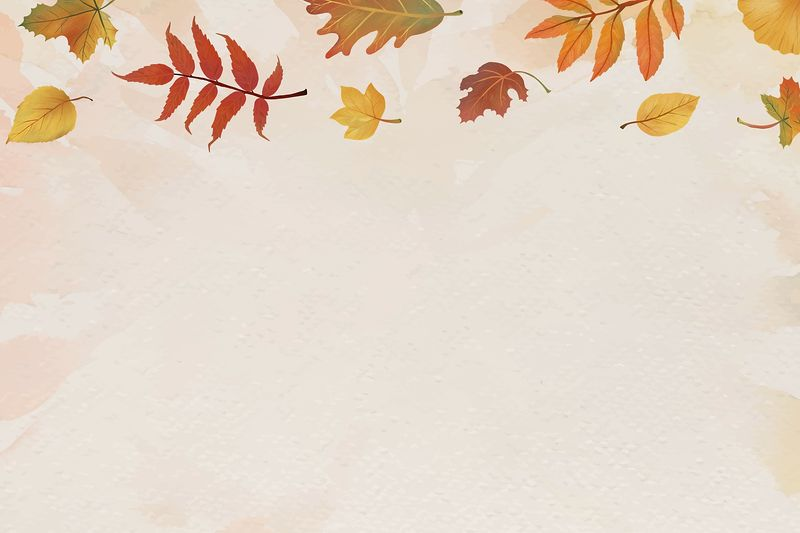
#> input picture project/1-Introductory projects/30-removing object in image/sample two/back.jpg, 800 x 533 px
$ python Remove.py
#> lines starting #> are read from the running program, lines starting #| are printed output that depends on the picture; after the words box and inside, x2 and y2 are one past the last pixel; in counts of white or black regions, pixels touching at a corner belong together
import cv2
import numpy as np

main_img = cv2.imread('back.jpg')
#> main_img is the input picture: shape (533, 800, 3); mean B, G, R 199.2, 214.6, 229.2

gray_mask = cv2.cvtColor(main_img, cv2.COLOR_BGR2GRAY)
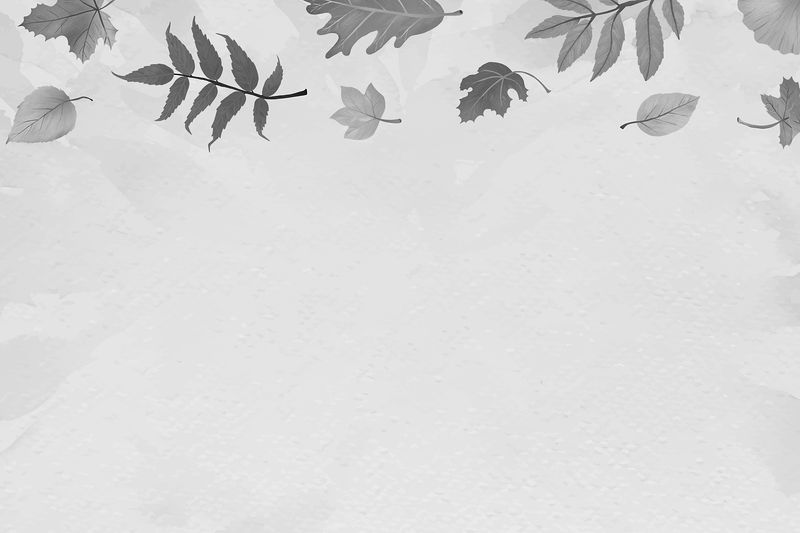
#> gray_mask: shape (533, 800); min 4, max 253, mean 217.2
mask = np.zeros((gray_mask.shape), dtype=np.uint8)


mask[88:139,613:705] = 255    # [y1:y2, x1:x2]  #255: color


masked_bitwise = cv2.bitwise_and(gray_mask,gray_mask,mask=mask)
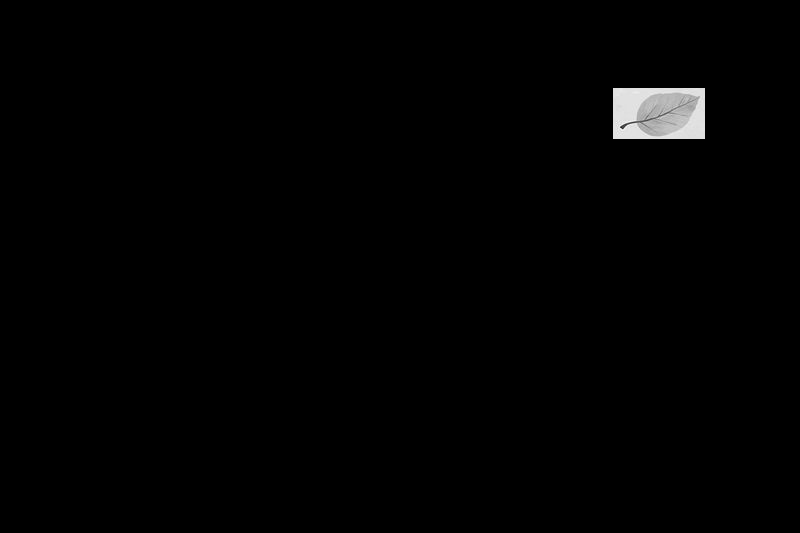
#> masked_bitwise: shape (533, 800); min 0, max 251, mean 2.2


# about inpaint:
#The function reconstructs the selected image area from the pixel near the area boundary.
#The function may be used to remove dust and scratches from a scanned photo,
# or to remove undesirable objects from still images or video
inpaint = cv2.inpaint(main_img, masked_bitwise, 7, flags=cv2.INPAINT_TELEA)


cv2.imshow('main', main_img)
cv2.imshow('mask',  mask)
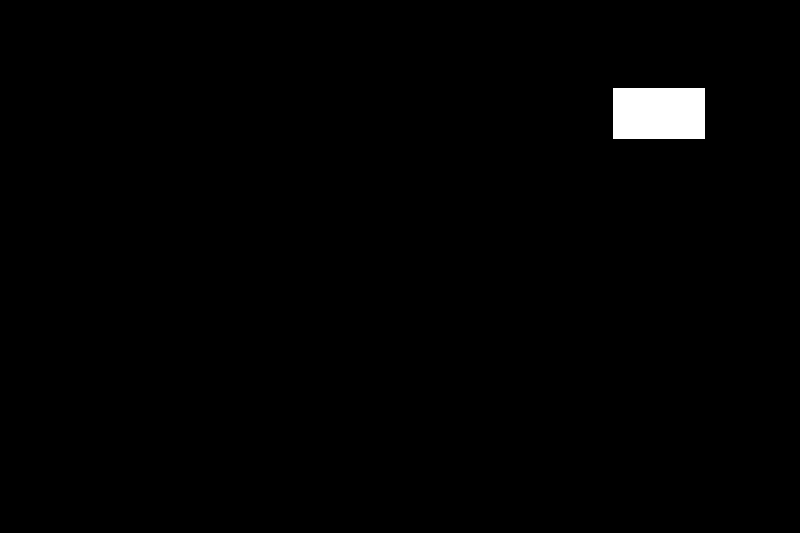
#> window 'mask': shape (533, 800); 1.1% white; 1 white region, box (x1, y1, x2, y2) and area: (613, 88, 705, 139) 4692
cv2.imshow('bitwise', masked_bitwise)
cv2.imshow('inpaint', inpaint)

cv2.waitKey(0)
cv2.destroyAllWindows()
